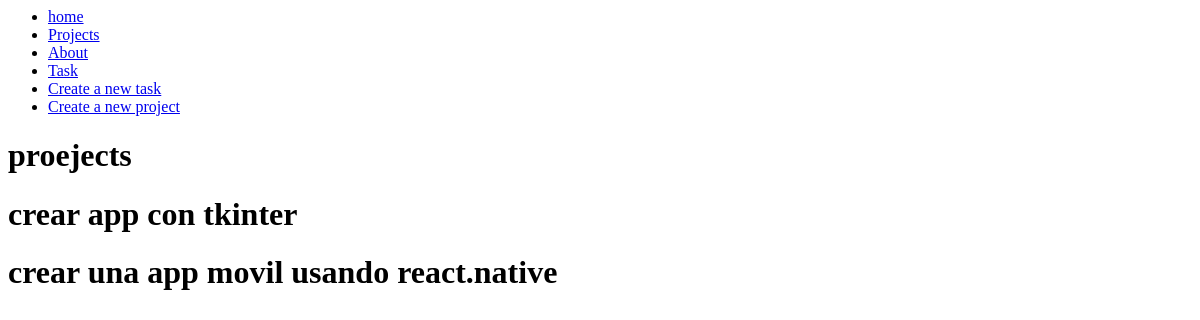
The page /projects/ on the database as committed earlier.
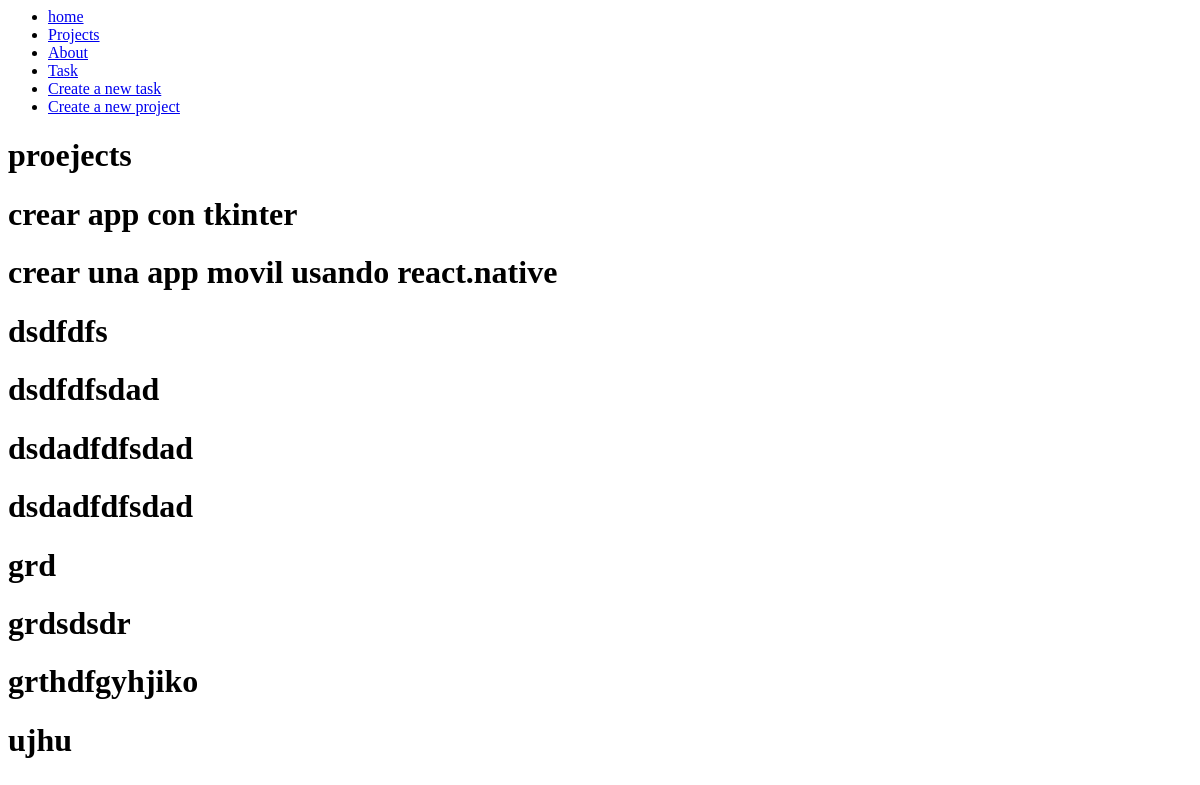
The same page on the database as committed later.
### myapp/models.py (models this page shows, shortened)
class Project(models.Model):
    name = models.CharField(max_length=250)

### myapp/views.py (the view)
# urls.py: path('projects/', views.projects),
def projects(request):
    projects = Project.objects.all()
    return render(request, 'projects/projects.html',{
        'proyectos' : projects
    })

### myapp/templates/projects/projects.html
{% extends 'layouts/base.html' %} {% block content %}
<h1>proejects</h1>
{% for proyectos in proyectos %}
<div>
  <h1>{{proyectos.name}}</h1>
</div>
{% endfor %} {% endblock %}

Rows that differ between the two databases and show on the page:
added Project: name "dsdfdfs"
added Project: name "dsdfdfsdad"
added Project: name "dsdadfdfsdad"
added Project: name "dsdadfdfsdad"
added Project: name "grd"
added Project: name "grdsdsdr"
added Project: name "grthdfgyhjiko"
added Project: name "ujhu"
